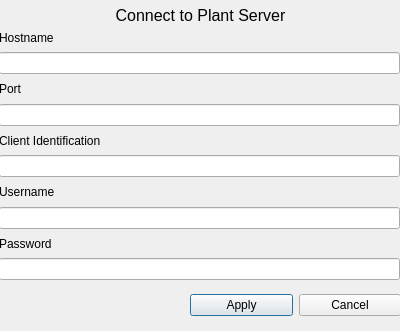
<?xml version="1.0" encoding="UTF-8"?>
<ui version="4.0">
 <class>ConnectPlantDialog</class>
 <widget class="QDialog" name="ConnectPlantDialog">
  <property name="geometry">
   <rect>
    <x>0</x>
    <y>0</y>
    <width>400</width>
    <height>331</height>
   </rect>
  </property>
  <property name="windowTitle">
   <string>Dialog</string>
  </property>
  <widget class="QWidget" name="horizontalLayoutWidget">
   <property name="geometry">
    <rect>
     <x>190</x>
     <y>280</y>
     <width>211</width>
     <height>51</height>
    </rect>
   </property>
   <layout class="QHBoxLayout" name="horizontalLayout">
    <item>
     <widget class="QPushButton" name="applyButton">
      <property name="text">
       <string>Apply</string>
      </property>
     </widget>
    </item>
    <item>
     <widget class="QPushButton" name="cancelButton">
      <property name="text">
       <string>Cancel</string>
      </property>
     </widget>
    </item>
   </layout>
  </widget>
  <widget class="QWidget" name="verticalLayoutWidget">
   <property name="geometry">
    <rect>
     <x>-1</x>
     <y>29</y>
     <width>401</width>
     <height>251</height>
    </rect>
   </property>
   <layout class="QVBoxLayout" name="verticalLayout_2">
    <item>
     <widget class="QLabel" name="hostnameLabel">
      <property name="text">
       <string>Hostname</string>
      </property>
     </widget>
    </item>
    <item>
     <widget class="QLineEdit" name="hostnameLineEdit"/>
    </item>
    <item>
     <widget class="QLabel" name="portLabel">
      <property name="text">
       <string>Port</string>
      </property>
     </widget>
    </item>
    <item>
     <widget class="QLineEdit" name="portLineEdit"/>
    </item>
    <item>
     <widget class="QLabel" name="clientIDLabel">
      <property name="text">
       <string>Client Identification</string>
      </property>
     </widget>
    </item>
    <item>
     <widget class="QLineEdit" name="clientIDLineEdit"/>
    </item>
    <item>
     <widget class="QLabel" name="usernameLabel">
      <property name="text">
       <string>Username</string>
      </property>
     </widget>
    </item>
    <item>
     <widget class="QLineEdit" name="usernameLineEdit"/>
    </item>
    <item>
     <widget class="QLabel" name="passwordLabel">
      <property name="text">
       <string>Password</string>
      </property>
     </widget>
    </item>
    <item>
     <widget class="QLineEdit" name="passwordLineEdit"/>
    </item>
   </layout>
  </widget>
  <widget class="QWidget" name="verticalLayoutWidget_2">
   <property name="geometry">
    <rect>
     <x>0</x>
     <y>0</y>
     <width>401</width>
     <height>31</height>
    </rect>
   </property>
   <layout class="QVBoxLayout" name="verticalLayout_3">
    <item>
     <widget class="QLabel" name="titleLabel">
      <property name="font">
       <font>
        <pointsize>12</pointsize>
        <bold>false</bold>
       </font>
      </property>
      <property name="text">
       <string>Connect to Plant Server</string>
      </property>
      <property name="alignment">
       <set>Qt::AlignCenter</set>
      </property>
     </widget>
    </item>
   </layout>
  </widget>
 </widget>
 <resources/>
 <connections/>
</ui>
